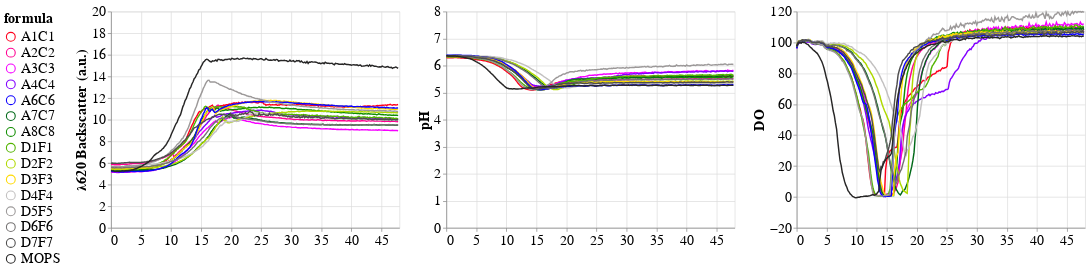

The notebook cell this image was saved under:
### Code cell
od=lectorfigi('mean(OD600)',"\u03BB620 Backscatter (a.u.)",20,0)
ph=lectorfigi('mean(pH)',"pH",8,0)
DO=lectorfigi('mean(DO)',"DO",120,-20)
chart2=od|ph|DO
chart2=chart2.configure_axis(
        labelFontSize=20,
        titleFontSize=20
    ).configure_legend(
        labelFontSize=20,
        titleFontSize=20,
        symbolSize=150)
chart2

### Figure 1 — Vega-Lite specification as saved in the notebook (floating-point values rounded to 4 significant figures; data arrays with more than 128 entries replaced by an {"elided": "..."} marker saying what was removed)
{"config": {"view": {"continuousWidth": 400, "continuousHeight": 300}, "axis": {"labelFontSize": 20, "titleFontSize": 20}, "legend": {"labelFontSize": 20, "symbolSize": 150, "titleFontSize": 20}}, "hconcat": [{"layer": [{"data": {"name": "data-ea9dfde9638aebcedbf225d6cebac0db"}, "mark": {"type": "line", "opacity": 1}, "encoding": {"color": {"condition": {"type": "nominal", "field": "condition", "legend": {"columns": 1, "orient": "left", "symbolLimit": 0, "symbolType": "circle", "title": "formula"}, "scale": {"range": ["#ff001e", "#ff0093", "#f600ff", "#8200ff", "#0d00ff", "#006918", "#118e00", "#53b400", "#afd900", "#ffd900", "#c2c0c0", "#9c9999", "#757373", "#4e4d4d", "#272626", "black"]}, "selection": {"or": ["selector019", "selector020"]}}, "value": "gray"}, "opacity": {"condition": {"value": 1.0, "selection": {"or": ["selector019", "selector020"]}}, "value": 0.25}, "tooltip": [{"type": "nominal", "field": "condition"}], "x": {"type": "quantitative", "axis": {"labels": true}, "field": "Time", "scale": {"domain": [0, 48]}, "title": null}, "y": {"type": "quantitative", "aggregate": "mean", "axis": {"labels": true}, "field": "OD600", "scale": {"clamp": true, "domain": [0, 20]}, "title": "λ620 Backscatter (a.u.)"}}, "selection": {"selector019": {"type": "multi", "fields": ["condition"], "bind": "legend"}, "selector020": {"type": "multi"}}}, {"data": {"name": "data-37282e62bd3afdd09b5abf9243fdadae"}, "mark": {"type": "line", "opacity": 1}, "encoding": {"color": {"condition": {"type": "nominal", "field": "condition", "legend": {"columns": 1, "orient": "left", "symbolLimit": 0, "symbolType": "circle", "title": "formula"}, "scale": {"range": ["#ff001e", "#ff0093", "#f600ff", "#8200ff", "#0d00ff", "#006918", "#118e00", "#53b400", "#afd900", "#ffd900", "#c2c0c0", "#9c9999", "#757373", "#4e4d4d", "#272626", "black"]}, "selection": {"or": ["selector021", "selector022"]}}, "value": "gray"}, "opacity": {"condition": {"value": 1.0, "selection": {"or": ["selector021", "selector022"]}}, "value": 0.25}, "tooltip": [{"type": "nominal", "field": "condition"}], "x": {"type": "quantitative", "axis": {"labels": true}, "field": "Time", "scale": {"domain": [0, 48]}, "title": null}, "y": {"type": "quantitative", "aggregate": "mean", "axis": {"labels": true}, "field": "OD600", "scale": {"clamp": true, "domain": [0, 20]}, "title": "λ620 Backscatter (a.u.)"}}, "selection": {"selector021": {"type": "multi", "fields": ["condition"], "bind": "legend"}, "selector022": {"type": "multi"}}}, {"data": {"name": "data-fd3dc7740d2f98183c27ca24bbf6278b"}, "mark": {"type": "line", "opacity": 1}, "encoding": {"color": {"condition": {"type": "nominal", "field": "condition", "legend": {"columns": 1, "orient": "left", "symbolLimit": 0, "symbolType": "circle", "title": "formula"}, "scale": {"range": ["#ff001e", "#ff0093", "#f600ff", "#8200ff", "#0d00ff", "#006918", "#118e00", "#53b400", "#afd900", "#ffd900", "#c2c0c0", "#9c9999", "#757373", "#4e4d4d", "#272626", "black"]}, "selection": {"or": ["selector023", "selector024"]}}, "value": "gray"}, "opacity": {"condition": {"value": 1.0, "selection": {"or": ["selector023", "selector024"]}}, "value": 0.25}, "tooltip": [{"type": "nominal", "field": "condition"}], "x": {"type": "quantitative", "axis": {"labels": true}, "field": "Time", "scale": {"domain": [0, 48]}, "title": null}, "y": {"type": "quantitative", "aggregate": "mean", "axis": {"labels": true}, "field": "OD600", "scale": {"clamp": true, "domain": [0, 20]}, "title": "λ620 Backscatter (a.u.)"}}, "selection": {"selector023": {"type": "multi", "fields": ["condition"], "bind": "legend"}, "selector024": {"type": "multi"}}}]}, {"layer": [{"data": {"name": "data-ea9dfde9638aebcedbf225d6cebac0db"}, "mark": {"type": "line", "opacity": 1}, "encoding": {"color": {"condition": {"type": "nominal", "field": "condition", "legend": {"columns": 1, "orient": "left", "symbolLimit": 0, "symbolType": "circle", "title": "formula"}, "scale": {"range": ["#ff001e", "#ff0093", "#f600ff", "#8200ff", "#0d00ff", "#006918", "#118e00", "#53b400", "#afd900", "#ffd900", "#c2c0c0", "#9c9999", "#757373", "#4e4d4d", "#272626", "black"]}, "selection": {"or": ["selector025", "selector026"]}}, "value": "gray"}, "opacity": {"condition": {"value": 1.0, "selection": {"or": ["selector025", "selector026"]}}, "value": 0.25}, "tooltip": [{"type": "nominal", "field": "condition"}], "x": {"type": "quantitative", "axis": {"labels": true}, "field": "Time", "scale": {"domain": [0, 48]}, "title": null}, "y": {"type": "quantitative", "aggregate": "mean", "axis": {"labels": true}, "field": "pH", "scale": {"clamp": true, "domain": [0, 8]}, "title": "pH"}}, "selection": {"selector025": {"type": "multi", "fields": ["condition"], "bind": "legend"}, "selector026": {"type": "multi"}}}, {"data": {"name": "data-37282e62bd3afdd09b5abf9243fdadae"}, "mark": {"type": "line", "opacity": 1}, "encoding": {"color": {"condition": {"type": "nominal", "field": "condition", "legend": {"columns": 1, "orient": "left", "symbolLimit": 0, "symbolType": "circle", "title": "formula"}, "scale": {"range": ["#ff001e", "#ff0093", "#f600ff", "#8200ff", "#0d00ff", "#006918", "#118e00", "#53b400", "#afd900", "#ffd900", "#c2c0c0", "#9c9999", "#757373", "#4e4d4d", "#272626", "black"]}, "selection": {"or": ["selector027", "selector028"]}}, "value": "gray"}, "opacity": {"condition": {"value": 1.0, "selection": {"or": ["selector027", "selector028"]}}, "value": 0.25}, "tooltip": [{"type": "nominal", "field": "condition"}], "x": {"type": "quantitative", "axis": {"labels": true}, "field": "Time", "scale": {"domain": [0, 48]}, "title": null}, "y": {"type": "quantitative", "aggregate": "mean", "axis": {"labels": true}, "field": "pH", "scale": {"clamp": true, "domain": [0, 8]}, "title": "pH"}}, "selection": {"selector027": {"type": "multi", "fields": ["condition"], "bind": "legend"}, "selector028": {"type": "multi"}}}, {"data": {"name": "data-fd3dc7740d2f98183c27ca24bbf6278b"}, "mark": {"type": "line", "opacity": 1}, "encoding": {"color": {"condition": {"type": "nominal", "field": "condition", "legend": {"columns": 1, "orient": "left", "symbolLimit": 0, "symbolType": "circle", "title": "formula"}, "scale": {"range": ["#ff001e", "#ff0093", "#f600ff", "#8200ff", "#0d00ff", "#006918", "#118e00", "#53b400", "#afd900", "#ffd900", "#c2c0c0", "#9c9999", "#757373", "#4e4d4d", "#272626", "black"]}, "selection": {"or": ["selector029", "selector030"]}}, "value": "gray"}, "opacity": {"condition": {"value": 1.0, "selection": {"or": ["selector029", "selector030"]}}, "value": 0.25}, "tooltip": [{"type": "nominal", "field": "condition"}], "x": {"type": "quantitative", "axis": {"labels": true}, "field": "Time", "scale": {"domain": [0, 48]}, "title": null}, "y": {"type": "quantitative", "aggregate": "mean", "axis": {"labels": true}, "field": "pH", "scale": {"clamp": true, "domain": [0, 8]}, "title": "pH"}}, "selection": {"selector029": {"type": "multi", "fields": ["condition"], "bind": "legend"}, "selector030": {"type": "multi"}}}]}, {"layer": [{"data": {"name": "data-ea9dfde9638aebcedbf225d6cebac0db"}, "mark": {"type": "line", "opacity": 1}, "encoding": {"color": {"condition": {"type": "nominal", "field": "condition", "legend": {"columns": 1, "orient": "left", "symbolLimit": 0, "symbolType": "circle", "title": "formula"}, "scale": {"range": ["#ff001e", "#ff0093", "#f600ff", "#8200ff", "#0d00ff", "#006918", "#118e00", "#53b400", "#afd900", "#ffd900", "#c2c0c0", "#9c9999", "#757373", "#4e4d4d", "#272626", "black"]}, "selection": {"or": ["selector031", "selector032"]}}, "value": "gray"}, "opacity": {"condition": {"value": 1.0, "selection": {"or": ["selector031", "selector032"]}}, "value": 0.25}, "tooltip": [{"type": "nominal", "field": "condition"}], "x": {"type": "quantitative", "axis": {"labels": true}, "field": "Time", "scale": {"domain": [0, 48]}, "title": null}, "y": {"type": "quantitative", "aggregate": "mean", "axis": {"labels": true}, "field": "DO", "scale": {"clamp": true, "domain": [-20, 120]}, "title": "DO"}}, "selection": {"selector031": {"type": "multi", "fields": ["condition"], "bind": "legend"}, "selector032": {"type": "multi"}}}, {"data": {"name": "data-37282e62bd3afdd09b5abf9243fdadae"}, "mark": {"type": "line", "opacity": 1}, "encoding": {"color": {"condition": {"type": "nominal", "field": "condition", "legend": {"columns": 1, "orient": "left", "symbolLimit": 0, "symbolType": "circle", "title": "formula"}, "scale": {"range": ["#ff001e", "#ff0093", "#f600ff", "#8200ff", "#0d00ff", "#006918", "#118e00", "#53b400", "#afd900", "#ffd900", "#c2c0c0", "#9c9999", "#757373", "#4e4d4d", "#272626", "black"]}, "selection": {"or": ["selector033", "selector034"]}}, "value": "gray"}, "opacity": {"condition": {"value": 1.0, "selection": {"or": ["selector033", "selector034"]}}, "value": 0.25}, "tooltip": [{"type": "nominal", "field": "condition"}], "x": {"type": "quantitative", "axis": {"labels": true}, "field": "Time", "scale": {"domain": [0, 48]}, "title": null}, "y": {"type": "quantitative", "aggregate": "mean", "axis": {"labels": true}, "field": "DO", "scale": {"clamp": true, "domain": [-20, 120]}, "title": "DO"}}, "selection": {"selector033": {"type": "multi", "fields": ["condition"], "bind": "legend"}, "selector034": {"type": "multi"}}}, {"data": {"name": "data-fd3dc7740d2f98183c27ca24bbf6278b"}, "mark": {"type": "line", "opacity": 1}, "encoding": {"color": {"condition": {"type": "nominal", "field": "condition", "legend": {"columns": 1, "orient": "left", "symbolLimit": 0, "symbolType": "circle", "title": "formula"}, "scale": {"range": ["#ff001e", "#ff0093", "#f600ff", "#8200ff", "#0d00ff", "#006918", "#118e00", "#53b400", "#afd900", "#ffd900", "#c2c0c0", "#9c9999", "#757373", "#4e4d4d", "#272626", "black"]}, "selection": {"or": ["selector035", "selector036"]}}, "value": "gray"}, "opacity": {"condition": {"value": 1.0, "selection": {"or": ["selector035", "selector036"]}}, "value": 0.25}, "tooltip": [{"type": "nominal", "field": "condition"}], "x": {"type": "quantitative", "axis": {"labels": true}, "field": "Time", "scale": {"domain": [0, 48]}, "title": null}, "y": {"type": "quantitative", "aggregate": "mean", "axis": {"labels": true}, "field": "DO", "scale": {"clamp": true, "domain": [-20, 120]}, "title": "DO"}}, "selection": {"selector035": {"type": "multi", "fields": ["condition"], "bind": "legend"}, "selector036": {"type": "multi"}}}]}], "$schema": "https://vega.github.io/schema/vega-lite/v4.8.1.json", "datasets": {"data-ea9dfde9638aebcedbf225d6cebac0db": {"elided": "3795 records"}, "data-37282e62bd3afdd09b5abf9243fdadae": {"elided": "3795 records"}, "data-fd3dc7740d2f98183c27ca24bbf6278b": {"elided": "3795 records"}}}
